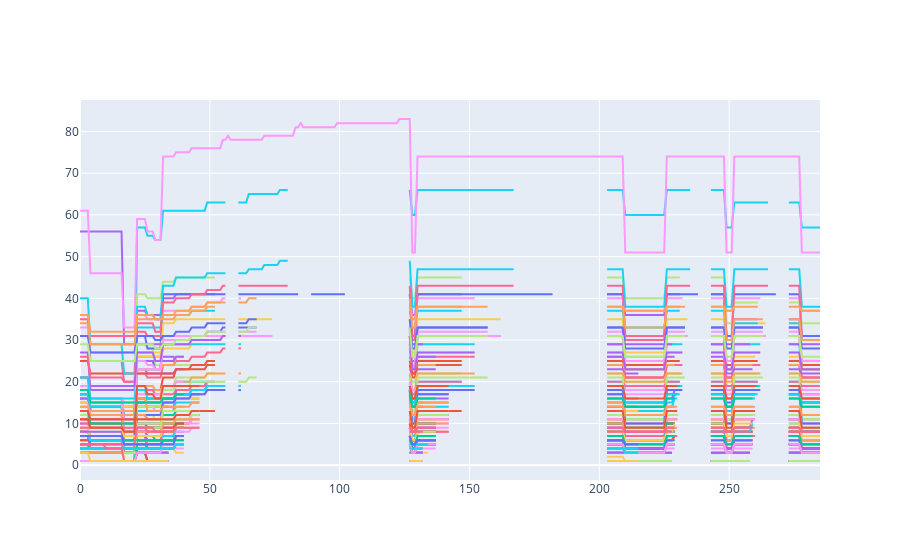

This figure's notebook cell:
### Code cell
import plotly.graph_objects as go

joined_df = BasicBlockCountDF.copy()

cmap = ['#636EFA', '#EF553B', '#00CC96', '#AB63FA', '#FFA15A', '#19D3F3', '#FF6692', '#B6E880', '#FF97FF', '#FECB52']
functions = passPipelineDF.loc[:, [('Pass Number', 'Function Name')]].to_numpy()

fig = go.Figure(go.Scatter(
    hovertemplate =
    '<i>Price</i>: $%{y:.2f}'+
    '<br><b>X</b>: %{x}<br>'+
    '<b>%{text}</b>',
    showlegend = False))

for index, row in joined_df.iterrows():
    fn_name = functions[index][0]
    fig.add_trace(go.Scatter(x=row[:-1].index.to_numpy(), y=row[:-1].to_numpy(),
                    hovertemplate = 'Function Name: ' + fn_name 
                                    + '<br>Function No: ' + str(index) 
                                    + '<br>Pass No: %{x} ' 
                                    + '<br>BasicBlockCount: %{y}',
                    mode='lines',
                    marker_color=cmap[int(row['cluster_scaled'])],
                    name='',
                    showlegend = False)
)
fig.show()
